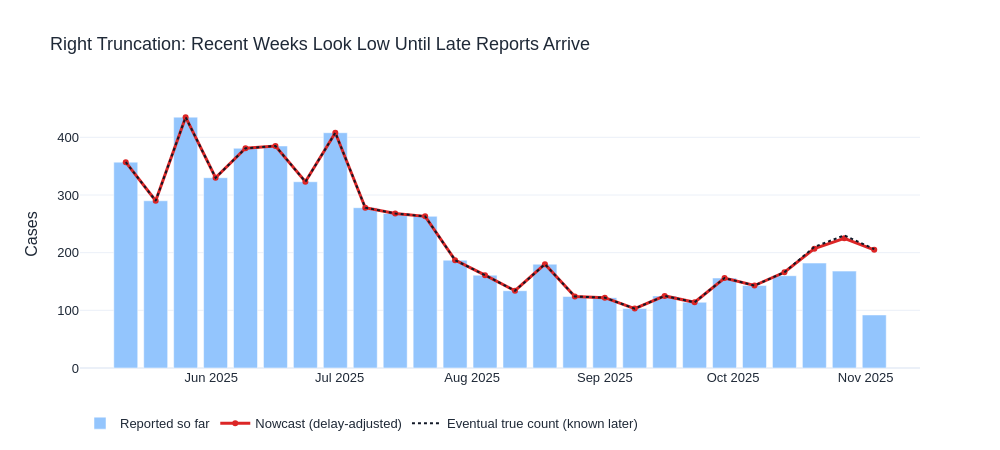

Notebook code for this chart:
### Markdown cell above
## Step 2 — Nowcasting: Correcting Recent Weeks for Reporting Delays

Recent weeks are always incomplete because reports arrive over several weeks (right truncation). The completeness of reporting after 0, 1, 2 and 3 weeks is estimated from the last 52 fully reported weeks; each recent week's reported count is divided by its expected completeness to give a nowcast. The nowcast is then checked against the eventual complete counts.

### Code cell
# Lesson 19 — Step 2: From delayed reports to a usable series — nowcasting the latest weeks
import plotly.io as pio
import plotly.graph_objects as go
from plotly.subplots import make_subplots

pio.renderers.default = "plotly_mimetype+png"
HOUSE = dict(template="plotly_white", font=dict(family="Arial", size=13, color="#1F2937"),
             hoverlabel=dict(bgcolor="white", bordercolor="#9CA3AF", font=dict(size=12, color="#111827")))

wh = duckdb.connect()
wh.execute(f"CREATE OR REPLACE VIEW reports AS SELECT * FROM read_parquet('{data_dir / 'reports_by_delay.parquet'}')")
q = lambda sql: wh.sql(sql).df()

# --- 2a. Completeness: what share of a week's cases has arrived after 0, 1, 2, 3 weeks? ---
# Estimated from the last 52 fully reported weeks (onset at least 4 weeks before the extract)
completeness = q(f"""
WITH complete_weeks AS (
    SELECT * FROM reports
    WHERE onset_week <= DATE '{extract_week}' - INTERVAL 4 WEEK
      AND onset_week >  DATE '{extract_week}' - INTERVAL 56 WEEK
)
SELECT delay_weeks,
       round(sum(sum(cases)) OVER (ORDER BY delay_weeks) / sum(sum(cases)) OVER (), 3) AS share_arrived
FROM complete_weeks GROUP BY delay_weeks ORDER BY delay_weeks
""")
print("SHARE OF CASES ARRIVED, BY WEEKS SINCE ONSET WEEK:")
display(completeness)

# --- 2b. Weekly series with a nowcast for incomplete recent weeks ---
series = q(f"""
WITH weekly AS (
    SELECT onset_week, sum(cases) AS reported,
           least(date_diff('week', onset_week, DATE '{extract_week}'), 4) AS weeks_observed
    FROM reports GROUP BY onset_week
)
SELECT w.onset_week, w.reported, w.weeks_observed,
       coalesce(c.share_arrived, 1.0)                     AS share_arrived,
       round(w.reported / coalesce(c.share_arrived, 1.0)) AS nowcast
FROM weekly AS w
LEFT JOIN completeness AS c ON c.delay_weeks = w.weeks_observed AND w.weeks_observed < 4
ORDER BY w.onset_week
""")
series["onset_week"] = pd.to_datetime(series["onset_week"])

# --- 2c. Check the nowcast against the sealed eventual counts (known only weeks later) ---
truth = q(f"SELECT * FROM read_parquet('{data_dir / 'answer_key_final_counts.parquet'}')")
truth["onset_week"] = pd.to_datetime(truth["onset_week"])
recent = series.tail(5).merge(truth, on="onset_week")
recent["reported_error_%"] = (100 * (recent["reported"] - recent["final_cases"]) / recent["final_cases"]).round(0)
recent["nowcast_error_%"] = (100 * (recent["nowcast"] - recent["final_cases"]) / recent["final_cases"]).round(0)
print("\nLATEST WEEKS — RAW REPORTS vs NOWCAST vs EVENTUAL TRUE COUNT:")
display(recent[["onset_week", "weeks_observed", "reported", "nowcast", "final_cases",
                "reported_error_%", "nowcast_error_%"]])

# --- Figure: the last 26 weeks as reported, nowcast, and (later) confirmed ---
last = series.tail(26).merge(truth, on="onset_week")
fig = go.Figure()
fig.add_trace(go.Bar(x=last["onset_week"], y=last["reported"], name="Reported so far",
                     marker_color="#93C5FD", hovertemplate="Reported so far: <b>%{y}</b><extra></extra>"))
fig.add_trace(go.Scatter(x=last["onset_week"], y=last["nowcast"], name="Nowcast (delay-adjusted)",
                         mode="lines+markers", line=dict(color="#DC2626", width=3),
                         hovertemplate="Nowcast: <b>%{y}</b><extra></extra>"))
fig.add_trace(go.Scatter(x=last["onset_week"], y=last["final_cases"], name="Eventual true count (known later)",
                         mode="lines", line=dict(color="#111827", width=2, dash="dot"),
                         hovertemplate="Eventual count: <b>%{y}</b><extra></extra>"))
fig.update_layout(**HOUSE, title="Right Truncation: Recent Weeks Look Low Until Late Reports Arrive",
                  height=450, width=1000, hovermode="x unified", yaxis_title="Cases",
                  legend=dict(orientation="h", yanchor="top", y=-0.15, xanchor="left", x=0))
fig.update_xaxes(hoverformat="Week of %d %b %Y")
fig.show()

### Figure 1 — Plotly figure (JSON) as saved in the notebook; plotly's stock layout.template omitted (floating-point values rounded to 4 significant figures)
{"data": [{"hovertemplate": "Reported so far: <b>%{y}</b><extra></extra>", "marker": {"color": "#93C5FD"}, "name": "Reported so far", "type": "bar", "x": ["2025-05-12T00:00:00.000000", "2025-05-19T00:00:00.000000", "2025-05-26T00:00:00.000000", "2025-06-02T00:00:00.000000", "2025-06-09T00:00:00.000000", "2025-06-16T00:00:00.000000", "2025-06-23T00:00:00.000000", "2025-06-30T00:00:00.000000", "2025-07-07T00:00:00.000000", "2025-07-14T00:00:00.000000", "2025-07-21T00:00:00.000000", "2025-07-28T00:00:00.000000", "2025-08-04T00:00:00.000000", "2025-08-11T00:00:00.000000", "2025-08-18T00:00:00.000000", "2025-08-25T00:00:00.000000", "2025-09-01T00:00:00.000000", "2025-09-08T00:00:00.000000", "2025-09-15T00:00:00.000000", "2025-09-22T00:00:00.000000", "2025-09-29T00:00:00.000000", "2025-10-06T00:00:00.000000", "2025-10-13T00:00:00.000000", "2025-10-20T00:00:00.000000", "2025-10-27T00:00:00.000000", "2025-11-03T00:00:00.000000"], "y": [357.0, 290.0, 435.0, 330.0, 381.0, 385.0, 323.0, 408.0, 278.0, 268.0, 263.0, 187.0, 161.0, 134.0, 180.0, 124.0, 122.0, 103.0, 125.0, 114.0, 156.0, 143.0, 160.0, 182.0, 168.0, 92.0]}, {"hovertemplate": "Nowcast: <b>%{y}</b><extra></extra>", "line": {"color": "#DC2626", "width": 3}, "mode": "lines+markers", "name": "Nowcast (delay-adjusted)", "type": "scatter", "x": ["2025-05-12T00:00:00.000000", "2025-05-19T00:00:00.000000", "2025-05-26T00:00:00.000000", "2025-06-02T00:00:00.000000", "2025-06-09T00:00:00.000000", "2025-06-16T00:00:00.000000", "2025-06-23T00:00:00.000000", "2025-06-30T00:00:00.000000", "2025-07-07T00:00:00.000000", "2025-07-14T00:00:00.000000", "2025-07-21T00:00:00.000000", "2025-07-28T00:00:00.000000", "2025-08-04T00:00:00.000000", "2025-08-11T00:00:00.000000", "2025-08-18T00:00:00.000000", "2025-08-25T00:00:00.000000", "2025-09-01T00:00:00.000000", "2025-09-08T00:00:00.000000", "2025-09-15T00:00:00.000000", "2025-09-22T00:00:00.000000", "2025-09-29T00:00:00.000000", "2025-10-06T00:00:00.000000", "2025-10-13T00:00:00.000000", "2025-10-20T00:00:00.000000", "2025-10-27T00:00:00.000000", "2025-11-03T00:00:00.000000"], "y": [357.0, 290.0, 435.0, 330.0, 381.0, 385.0, 323.0, 408.0, 278.0, 268.0, 263.0, 187.0, 161.0, 134.0, 180.0, 124.0, 122.0, 103.0, 125.0, 114.0, 156.0, 143.0, 166.0, 207.0, 225.0, 205.0]}, {"hovertemplate": "Eventual count: <b>%{y}</b><extra></extra>", "line": {"color": "#111827", "dash": "dot", "width": 2}, "mode": "lines", "name": "Eventual true count (known later)", "type": "scatter", "x": ["2025-05-12T00:00:00.000000", "2025-05-19T00:00:00.000000", "2025-05-26T00:00:00.000000", "2025-06-02T00:00:00.000000", "2025-06-09T00:00:00.000000", "2025-06-16T00:00:00.000000", "2025-06-23T00:00:00.000000", "2025-06-30T00:00:00.000000", "2025-07-07T00:00:00.000000", "2025-07-14T00:00:00.000000", "2025-07-21T00:00:00.000000", "2025-07-28T00:00:00.000000", "2025-08-04T00:00:00.000000", "2025-08-11T00:00:00.000000", "2025-08-18T00:00:00.000000", "2025-08-25T00:00:00.000000", "2025-09-01T00:00:00.000000", "2025-09-08T00:00:00.000000", "2025-09-15T00:00:00.000000", "2025-09-22T00:00:00.000000", "2025-09-29T00:00:00.000000", "2025-10-06T00:00:00.000000", "2025-10-13T00:00:00.000000", "2025-10-20T00:00:00.000000", "2025-10-27T00:00:00.000000", "2025-11-03T00:00:00.000000"], "y": [357, 290, 435, 330, 381, 385, 323, 408, 278, 268, 263, 187, 161, 134, 180, 124, 122, 103, 125, 114, 156, 143, 166, 210, 230, 206]}], "layout": {"font": {"color": "#1F2937", "family": "Arial", "size": 13}, "height": 450, "hoverlabel": {"bgcolor": "white", "bordercolor": "#9CA3AF", "font": {"color": "#111827", "size": 12}}, "hovermode": "x unified", "legend": {"orientation": "h", "x": 0, "xanchor": "left", "y": -0.15, "yanchor": "top"}, "title": {"text": "Right Truncation: Recent Weeks Look Low Until Late Reports Arrive"}, "width": 1000, "xaxis": {"hoverformat": "Week of %d %b %Y"}, "yaxis": {"title": {"text": "Cases"}}}}
